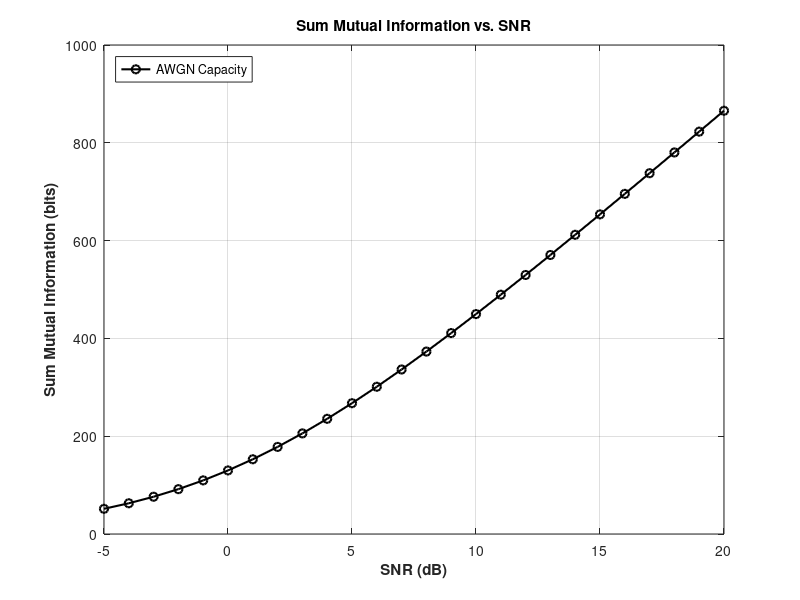
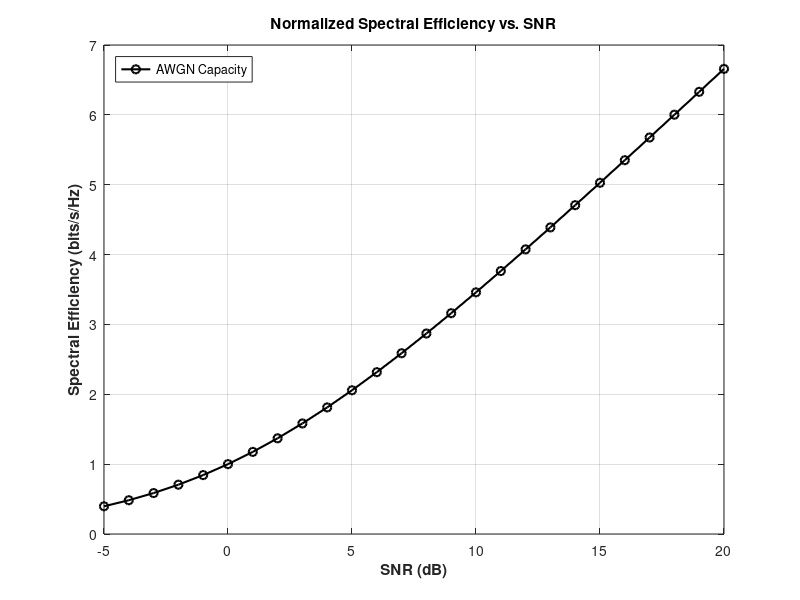

Reproduce these figures in MATLAB, in order.

clc;


L = 2;
K = 128;
total_len = K + L;

snr_dB = -5:1:20;
SNR = 10.^(snr_dB / 10);
C_awgn = log2(1 + SNR);
sum_mi_awgn  = C_awgn * (K + L);     % Sum mutual information upper bound

figure(7);
plot(snr_dB, sum_mi_awgn , '-ko', 'LineWidth', 1.5); hold on;
legend('AWGN Capacity', 'Location', 'NorthWest');
xlabel('SNR (dB)', 'FontWeight','bold');
ylabel('Sum Mutual Information (bits)', 'FontWeight','bold');
title('Sum Mutual Information vs. SNR', 'FontWeight','bold');

grid on;
figure(8);
plot(snr_dB, C_awgn, '-ko', 'LineWidth', 1.5); hold on;
legend('AWGN Capacity', 'Location', 'NorthWest');
xlabel('SNR (dB)', 'FontWeight','bold');
ylabel('Spectral Efficiency (bits/s/Hz)', 'FontWeight','bold');
title('Normalized Spectral Efficiency vs. SNR', 'FontWeight','bold');
grid on;


